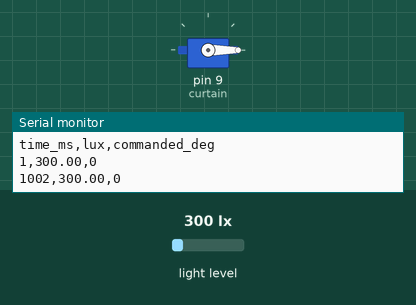
A sketch run on a simulated Arduino Uno, built with avr-gcc and run on an emulated ATmega328P. Parts: servo, the last lines printed to the serial monitor. Inputs (shaded band) come from the test bench; at power-on: light level 300 lx.

Above: at 1.2 s.
1.3 s: light level set to 330 lx
At 2.9 s:
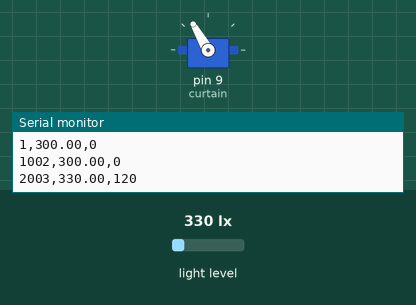
3.5 s: light level set to 166 lx
5.2 s: light level set to 142 lx
At 7.2 s:
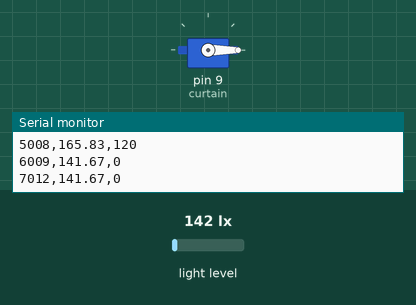
7.5 s: light level set to 500 lx
At 9.0 s:
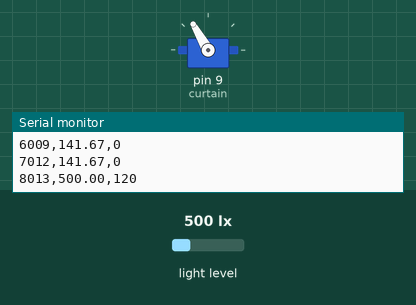
Timing chart, 0 to 10.5 s (numbered marks = the images above; inputs shaded):
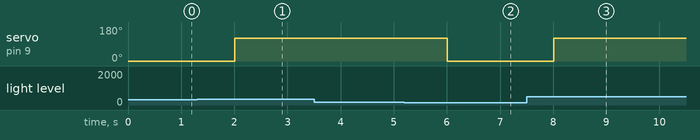

The sketch:

d5-auto-curtain.ino
```cpp
// @pin A4=A4
// @pin A5=A5
#include <Wire.h>
#include <Adafruit_TSL2591.h>
#include <Servo.h>

// @pin SERVO=D9
// @baud 9600

Adafruit_TSL2591 tsl(2591);
Servo curtain;
// 이 밝기를 넘으면 커튼을 엽니다. 닫는 기준은 이 값의 절반으로 둡니다.
// @tunable openLux
float openLux = 300.0;

bool isOpen = false;

void setup() {
  Serial.begin(9600);
  if (!tsl.begin()) Serial.println("# TSL2591_ERROR");
  tsl.setGain(TSL2591_GAIN_MED);
  tsl.setTiming(TSL2591_INTEGRATIONTIME_100MS);
  curtain.attach(9);
  curtain.write(0);
  Serial.println("time_ms,lux,commanded_deg");
}

void loop() {
  uint32_t lum = tsl.getFullLuminosity();
  float lux = tsl.calculateLux(lum & 0xffff, lum >> 16);

  // 여는 밝기와 닫는 밝기를 두 배 차이로 벌려 둡니다. 구름이 지나갈 때마다
  // 커튼이 여닫히면 서보와 기구물이 먼저 상합니다.
  if (!isOpen && lux > openLux) isOpen = true;
  if (isOpen && lux < openLux / 2) isOpen = false;

  int angle = isOpen ? 120 : 0;
  curtain.write(angle);

  Serial.print(millis());
  Serial.print(',');
  Serial.print(lux, 2);
  Serial.print(',');
  Serial.println(angle);
  delay(1000);
}
```

Measured:
- the behaviour switches between 300 and 301 lx on light level (found by bisection; images 0 and 1)
- the behaviour switches between 150 and 149 lx on light level (found by bisection; images 1 and 2)
- after the input at 1.3 s, servo on pin 9 (curtain): 0° → 120° after 0.70 s
- after the input at 5.2 s, servo on pin 9 (curtain): 120° → 0° after 0.81 s
- after the input at 7.5 s, servo on pin 9 (curtain): 0° → 120° after 0.51 s
